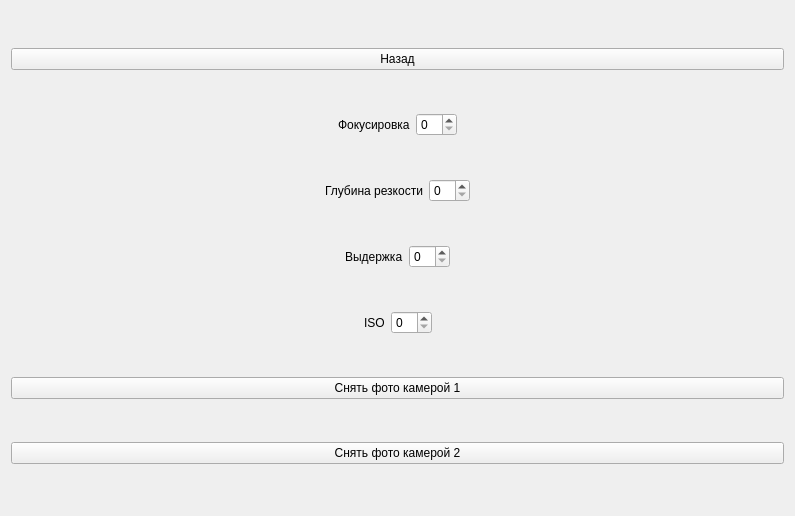
<?xml version="1.0" encoding="UTF-8"?>
<ui version="4.0">
 <class>SettingsForm</class>
 <widget class="QWidget" name="SettingsForm">
  <property name="geometry">
   <rect>
    <x>0</x>
    <y>0</y>
    <width>795</width>
    <height>516</height>
   </rect>
  </property>
  <property name="windowTitle">
   <string>Form</string>
  </property>
  <layout class="QVBoxLayout" name="verticalLayout_2">
   <item>
    <widget class="QPushButton" name="back_pushButton">
     <property name="text">
      <string>Назад</string>
     </property>
    </widget>
   </item>
   <item>
    <layout class="QHBoxLayout" name="horizontalLayout_6">
     <item>
      <spacer name="horizontalSpacer_11">
       <property name="orientation">
        <enum>Qt::Horizontal</enum>
       </property>
       <property name="sizeHint" stdset="0">
        <size>
         <width>40</width>
         <height>20</height>
        </size>
       </property>
      </spacer>
     </item>
     <item>
      <widget class="QLabel" name="label_6">
       <property name="text">
        <string>Фокусировка</string>
       </property>
      </widget>
     </item>
     <item>
      <widget class="QSpinBox" name="focus_spinBox"/>
     </item>
     <item>
      <spacer name="horizontalSpacer_12">
       <property name="orientation">
        <enum>Qt::Horizontal</enum>
       </property>
       <property name="sizeHint" stdset="0">
        <size>
         <width>40</width>
         <height>20</height>
        </size>
       </property>
      </spacer>
     </item>
    </layout>
   </item>
   <item>
    <layout class="QHBoxLayout" name="horizontalLayout_7">
     <item>
      <spacer name="horizontalSpacer_13">
       <property name="orientation">
        <enum>Qt::Horizontal</enum>
       </property>
       <property name="sizeHint" stdset="0">
        <size>
         <width>40</width>
         <height>20</height>
        </size>
       </property>
      </spacer>
     </item>
     <item>
      <widget class="QLabel" name="label_7">
       <property name="text">
        <string>Глубина резкости</string>
       </property>
      </widget>
     </item>
     <item>
      <widget class="QSpinBox" name="deep_sharp_spinBox"/>
     </item>
     <item>
      <spacer name="horizontalSpacer_14">
       <property name="orientation">
        <enum>Qt::Horizontal</enum>
       </property>
       <property name="sizeHint" stdset="0">
        <size>
         <width>40</width>
         <height>20</height>
        </size>
       </property>
      </spacer>
     </item>
    </layout>
   </item>
   <item>
    <layout class="QHBoxLayout" name="horizontalLayout_5">
     <item>
      <spacer name="horizontalSpacer_9">
       <property name="orientation">
        <enum>Qt::Horizontal</enum>
       </property>
       <property name="sizeHint" stdset="0">
        <size>
         <width>40</width>
         <height>20</height>
        </size>
       </property>
      </spacer>
     </item>
     <item>
      <widget class="QLabel" name="label_5">
       <property name="text">
        <string>Выдержка</string>
       </property>
      </widget>
     </item>
     <item>
      <widget class="QSpinBox" name="sutter_speed_spinBox"/>
     </item>
     <item>
      <spacer name="horizontalSpacer_10">
       <property name="orientation">
        <enum>Qt::Horizontal</enum>
       </property>
       <property name="sizeHint" stdset="0">
        <size>
         <width>40</width>
         <height>20</height>
        </size>
       </property>
      </spacer>
     </item>
    </layout>
   </item>
   <item>
    <layout class="QHBoxLayout" name="horizontalLayout">
     <item>
      <spacer name="horizontalSpacer_15">
       <property name="orientation">
        <enum>Qt::Horizontal</enum>
       </property>
       <property name="sizeHint" stdset="0">
        <size>
         <width>40</width>
         <height>20</height>
        </size>
       </property>
      </spacer>
     </item>
     <item>
      <widget class="QLabel" name="label_8">
       <property name="text">
        <string>ISO</string>
       </property>
      </widget>
     </item>
     <item>
      <widget class="QSpinBox" name="iso_spinBox"/>
     </item>
     <item>
      <spacer name="horizontalSpacer_16">
       <property name="orientation">
        <enum>Qt::Horizontal</enum>
       </property>
       <property name="sizeHint" stdset="0">
        <size>
         <width>40</width>
         <height>20</height>
        </size>
       </property>
      </spacer>
     </item>
    </layout>
   </item>
   <item>
    <widget class="QPushButton" name="take_photo_camera">
     <property name="text">
      <string>Снять фото камерой 1</string>
     </property>
    </widget>
   </item>
   <item>
    <widget class="QPushButton" name="take_photo_camera_2">
     <property name="text">
      <string>Снять фото камерой 2</string>
     </property>
    </widget>
   </item>
  </layout>
 </widget>
 <resources/>
 <connections/>
</ui>
